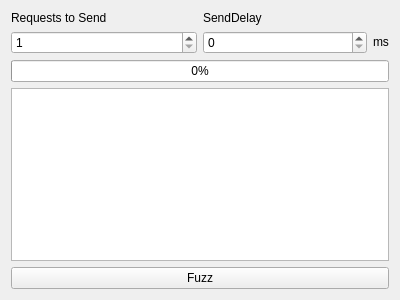
<?xml version="1.0" encoding="UTF-8"?>
<ui version="4.0">
 <class>FuzzWidget</class>
 <widget class="QWidget" name="FuzzWidget">
  <property name="geometry">
   <rect>
    <x>0</x>
    <y>0</y>
    <width>400</width>
    <height>300</height>
   </rect>
  </property>
  <property name="windowTitle">
   <string>Form</string>
  </property>
  <layout class="QVBoxLayout" name="verticalLayout">
   <item>
    <layout class="QGridLayout" name="fuzzParametersLayout">
     <item row="0" column="0">
      <widget class="QLabel" name="requestsToSendLabel">
       <property name="text">
        <string>Requests to Send</string>
       </property>
      </widget>
     </item>
     <item row="1" column="0">
      <widget class="QSpinBox" name="requestsToSendSpinBox">
       <property name="minimum">
        <number>1</number>
       </property>
       <property name="maximum">
        <number>20</number>
       </property>
      </widget>
     </item>
     <item row="1" column="1">
      <layout class="QHBoxLayout" name="horizontalLayout">
       <item>
        <widget class="QSpinBox" name="sendDeaySpinBox">
         <property name="maximum">
          <number>10000</number>
         </property>
        </widget>
       </item>
       <item>
        <widget class="QLabel" name="millisecondsLabel">
         <property name="sizePolicy">
          <sizepolicy hsizetype="Maximum" vsizetype="Maximum">
           <horstretch>0</horstretch>
           <verstretch>0</verstretch>
          </sizepolicy>
         </property>
         <property name="text">
          <string>ms</string>
         </property>
        </widget>
       </item>
      </layout>
     </item>
     <item row="0" column="1">
      <widget class="QLabel" name="sendDelayLabel">
       <property name="text">
        <string>SendDelay</string>
       </property>
       <property name="alignment">
        <set>Qt::AlignLeading|Qt::AlignLeft|Qt::AlignVCenter</set>
       </property>
      </widget>
     </item>
    </layout>
   </item>
   <item>
    <widget class="QProgressBar" name="progressBar">
     <property name="enabled">
      <bool>true</bool>
     </property>
     <property name="value">
      <number>0</number>
     </property>
    </widget>
   </item>
   <item>
    <widget class="QTableView" name="replyTableView"/>
   </item>
   <item>
    <widget class="QPushButton" name="fuzzCancelButton">
     <property name="text">
      <string>Fuzz</string>
     </property>
    </widget>
   </item>
  </layout>
 </widget>
 <resources/>
 <connections/>
</ui>
